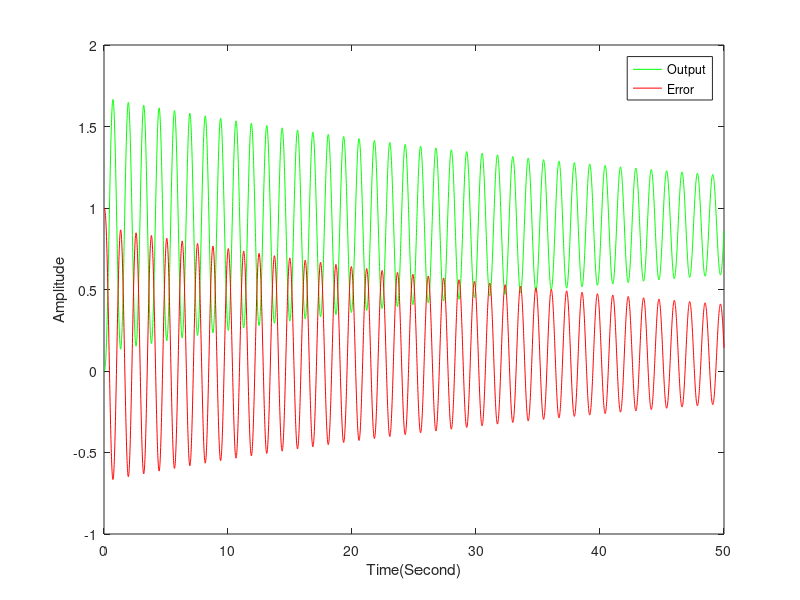

MATLAB code to generate this figure:
clc; clear; close all;
format compact;

t = 0:0.01:50;

% Defining functions
s=tf('s');
R_s = 1/s;
k= 206;
G_s = 1/((s+4)*(s+3)*(s+2));
Open_s = k*G_s;
Close_s = Open_s/(1+Open_s);

% Calculating response and error function
C_s = R_s*Close_s;
E_s = R_s - C_s;

% Finding Response and Error
output = impulse(C_s, t);
error = impulse(E_s, t);

%Plotting result
plot(t,output,"g",t,error,"r");
xlabel("Time(Second)"); ylabel("Amplitude");
legend('Output','Error');